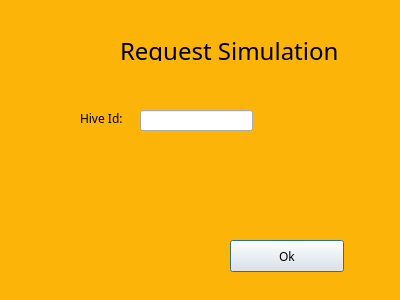
<?xml version="1.0" encoding="UTF-8"?>
<ui version="4.0">
 <class>RequestInfoOneHive</class>
 <widget class="QDialog" name="RequestInfoOneHive">
  <property name="geometry">
   <rect>
    <x>0</x>
    <y>0</y>
    <width>400</width>
    <height>300</height>
   </rect>
  </property>
  <property name="windowTitle">
   <string>Dialog</string>
  </property>
  <property name="styleSheet">
   <string notr="true">background-color: rgb(253, 180, 8);</string>
  </property>
  <widget class="QLabel" name="label">
   <property name="geometry">
    <rect>
     <x>80</x>
     <y>110</y>
     <width>51</width>
     <height>16</height>
    </rect>
   </property>
   <property name="font">
    <font>
     <family>Didot</family>
    </font>
   </property>
   <property name="text">
    <string>Hive Id:</string>
   </property>
  </widget>
  <widget class="QLineEdit" name="hiveId">
   <property name="geometry">
    <rect>
     <x>140</x>
     <y>110</y>
     <width>113</width>
     <height>21</height>
    </rect>
   </property>
   <property name="font">
    <font>
     <family>Didot</family>
    </font>
   </property>
   <property name="styleSheet">
    <string notr="true">background-color: qlineargradient(x1: 0, y1: 0, x2: 0, y2: 1, stop: 0 white, stop: 1 light blue);

</string>
   </property>
  </widget>
  <widget class="QLabel" name="label_2">
   <property name="geometry">
    <rect>
     <x>120</x>
     <y>40</y>
     <width>221</width>
     <height>21</height>
    </rect>
   </property>
   <property name="font">
    <font>
     <family>Didot</family>
     <pointsize>18</pointsize>
    </font>
   </property>
   <property name="text">
    <string>Request Simulation</string>
   </property>
  </widget>
  <widget class="QPushButton" name="pushButton">
   <property name="geometry">
    <rect>
     <x>230</x>
     <y>240</y>
     <width>114</width>
     <height>32</height>
    </rect>
   </property>
   <property name="font">
    <font>
     <family>Didot</family>
    </font>
   </property>
   <property name="styleSheet">
    <string notr="true">background-color: qlineargradient(x1: 0, y1: 0, x2: 0, y2: 1, stop: 0 white, stop: 1 light blue);

</string>
   </property>
   <property name="text">
    <string>Ok</string>
   </property>
  </widget>
 </widget>
 <resources/>
 <connections/>
</ui>
